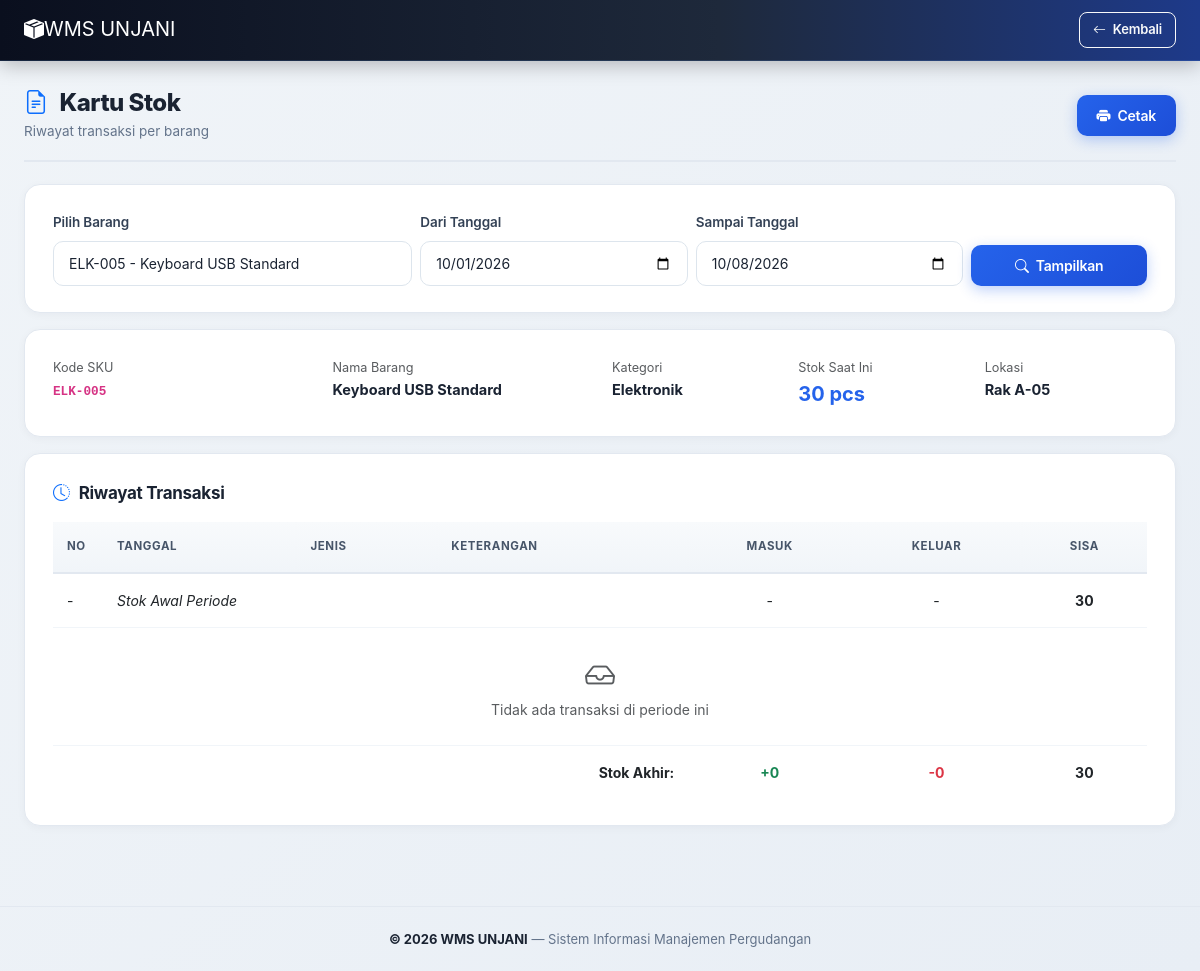
/kartu_stok.php?id=5, run on the app's committed database.
### tables this page shows
CREATE TABLE barang (
    id INT AUTO_INCREMENT PRIMARY KEY,
    kode_barang VARCHAR(20) UNIQUE NOT NULL,
    nama_barang VARCHAR(100) NOT NULL,
    kategori_id INT,
    satuan VARCHAR(20) DEFAULT 'pcs',
    stok INT DEFAULT 0,
    stok_minimal INT DEFAULT 5,
    lokasi_rak VARCHAR(20),
    harga DECIMAL(15,2) DEFAULT 0,
    FOREIGN KEY (kategori_id) REFERENCES kategori(id) ON DELETE SET NULL
);

CREATE TABLE kategori (
    id INT AUTO_INCREMENT PRIMARY KEY,
    nama_kategori VARCHAR(100) NOT NULL,
    kode_zona VARCHAR(5),
    keterangan TEXT
);

### kartu_stok.php (the view, shortened to what this page needs)
<?php
require_once 'config/koneksi.php';
$barang_id = (int)($_GET['id'] ?? 0);
$dari      = $_GET['dari'] ?? date('Y-m-01');
$sampai    = $_GET['sampai'] ?? date('Y-m-d');
$barang = null;
if ($barang_id > 0) {
    $barang = mysqli_fetch_assoc(mysqli_query($koneksi, "
        SELECT b.*, k.nama_kategori
        FROM barang b
        LEFT JOIN kategori k ON b.kategori_id = k.id
        WHERE b.id='$barang_id'
    "));
}
?>
<!DOCTYPE html>
<html lang="id">
<head>
    <link href="https://cdn.jsdelivr.net/npm/bootstrap@5.3.0/dist/css/bootstrap.min.css" rel="stylesheet">
    <link href="https://cdn.jsdelivr.net/npm/bootstrap-icons@1.11.0/font/bootstrap-icons.css" rel="stylesheet">
    <link rel="stylesheet" href="assets/css/style.css">
</head>
<body>
<nav class="navbar navbar-expand-lg navbar-dark sticky-top">
    <div class="container-fluid px-4">
        <a class="navbar-brand" href="index.php">
            <i class="bi bi-box-seam-fill"></i> WMS UNJANI
        </a>
        <a href="index.php?page=barang" class="btn btn-sm btn-outline-light">
            <i class="bi bi-arrow-left"></i> Kembali
        </a>
    </div>
</nav>
<div class="container-fluid main-content">
    <div class="page-header">
        <div>
            <h4><i class="bi bi-file-earmark-text text-primary"></i> Kartu Stok</h4>
            <small>Riwayat transaksi per barang</small>
        </div>
        <?php if ($barang): ?>
        <button onclick="window.print()" class="btn btn-primary">
            <i class="bi bi-printer-fill"></i> Cetak
        </button>
        <?php endif; ?>
    </div>
    <div class="panel mb-3 no-print">
        <form method="GET" action="kartu_stok.php" class="row g-2">
            <div class="col-md-4">
                <label class="form-label">Pilih Barang</label>
                <select name="id" class="form-select" required>
                    <?php
                    $q_b = mysqli_query($koneksi, "SELECT * FROM barang ORDER BY nama_barang");
                    while ($b = mysqli_fetch_assoc($q_b)):
                    ?>
                    <option value="<?= $b['id'] ?>" <?= $barang_id == $b['id'] ? 'selected' : '' ?>>
                        <?= $b['kode_barang'] ?> - <?= $b['nama_barang'] ?>
                    </option>
                    <?php endwhile; ?>
                </select>
            </div>
            <div class="col-md-3">
                <label class="form-label">Dari Tanggal</label>
                <input type="date" name="dari" class="form-control" value="<?= $dari ?>">
            </div>
            <div class="col-md-3">
                <label class="form-label">Sampai Tanggal</label>
                <input type="date" name="sampai" class="form-control" value="<?= $sampai ?>">
            </div>
            <div class="col-md-2 d-flex align-items-end">
                <button type="submit" class="btn btn-primary w-100">
                    <i class="bi bi-search"></i> Tampilkan
                </button>
            </div>
        </form>
    </div>
    <?php if ($barang): ?>
    <div class="panel mb-3">
        <div class="row">
            <div class="col-md-3">
                <small class="text-muted">Kode SKU</small>
                <div><strong><code><?= $barang['kode_barang'] ?></code></strong></div>
            </div>
            <div class="col-md-3">
                <small class="text-muted">Nama Barang</small>
                <div><strong><?= $barang['nama_barang'] ?></strong></div>
            </div>
            <div class="col-md-2">
                <small class="text-muted">Kategori</small>
                <div><strong><?= $barang['nama_kategori'] ?? '-' ?></strong></div>
            </div>
            <div class="col-md-2">
                <small class="text-muted">Stok Saat Ini</small>
                <div><strong style="font-size:20px;color:#2563eb;"><?= $barang['stok'] ?> <?= $barang['satuan'] ?></strong></div>
            </div>
            <div class="col-md-2">
                <small class="text-muted">Lokasi</small>
                <div><strong><?= $barang['lokasi_rak'] ?></strong></div>
            </div>
        </div>
    </div>
    <div class="panel">
        <div class="panel-title mb-3"><i class="bi bi-clock-history text-primary"></i> Riwayat Transaksi</div>
        <div class="table-responsive">
            <table class="table">
                <thead>
                    <tr>
                        <th style="width:50px;">No</th>
                        <th>Tanggal</th>
                        <th>Jenis</th>
                        <th>Keterangan</th>
                        <th class="text-center">Masuk</th>
                        <th class="text-center">Keluar</th>
                        <th class="text-center">Sisa</th>
                    </tr>
                </thead>
                <tbody>
                <?php
                $q = mysqli_query($koneksi, "
                    (SELECT bm.tanggal, 'Masuk' AS jenis,
                        CONCAT('Dari: ', IFNULL(s.nama_supplier, '-'), ' | PO: ', IFNULL(bm.no_po, '-')) AS ket,
                        bm.jumlah AS masuk, 0 AS keluar
                     FROM barang_masuk bm
                     LEFT JOIN supplier s ON bm.supplier_id = s.id
                     WHERE bm.barang_id = '$barang_id'
                       AND bm.tanggal BETWEEN '$dari' AND '$sampai')
                    UNION ALL
                    (SELECT bk.tanggal, 'Keluar' AS jenis,
                        CONCAT('Ke: ', IFNULL(bk.tujuan, '-'), ' | SJ: ', IFNULL(bk.no_surat_jalan, '-')) AS ket,
                        0 AS masuk, bk.jumlah AS keluar
                     FROM barang_keluar bk
                     WHERE bk.barang_id = '$barang_id'
                       AND bk.tanggal BETWEEN '$dari' AND '$sampai')
                    ORDER BY tanggal ASC
                ");
                $sum_in = mysqli_fetch_assoc(mysqli_query($koneksi,
                    "SELECT IFNULL(SUM(jumlah),0) t FROM barang_masuk WHERE barang_id='$barang_id'"))['t'];
                $sum_out = mysqli_fetch_assoc(mysqli_query($koneksi,
                    "SELECT IFNULL(SUM(jumlah),0) t FROM barang_keluar WHERE barang_id='$barang_id'"))['t'];
                $stok_awal = $barang['stok'] - $sum_in + $sum_out;
                $no = 1;
                $running = $stok_awal;
                ?>
                <tr style="background:#f8fafc;">
                    <td>-</td>
                    <td colspan="3"><em>Stok Awal Periode</em></td>
                    <td class="text-center">-</td>
                    <td class="text-center">-</td>
                    <td class="text-center"><strong><?= $stok_awal ?></strong></td>
                </tr>
                <?php
                if (mysqli_num_rows($q) == 0): ?>
                    <tr><td colspan="7" class="text-center text-muted py-4">
                        <i class="bi bi-inbox" style="font-size:30px;"></i>
                        <div>Tidak ada transaksi di periode ini</div>
                    </td></tr>
                <?php else: while ($r = mysqli_fetch_assoc($q)):
                    $running += $r['masuk'] - $r['keluar'];
                ?>
                <tr>
                    <td><?= $no++ ?></td>
                    <td><?= tglIndo($r['tanggal']) ?></td>
                    <td>
                        <?php if ($r['jenis'] == 'Masuk'): ?>
                            <span class="badge bg-success">Masuk</span>
                        <?php else: ?>
                            <span class="badge bg-danger">Keluar</span>
                        <?php endif; ?>
                    </td>
                    <td><?= $r['ket'] ?></td>
                    <td class="text-center"><?= $r['masuk'] > 0 ? '<strong class="text-success">+' . $r['masuk'] . '</strong>' : '-' ?></td>
                    <td class="text-center"><?= $r['keluar'] > 0 ? '<strong class="text-danger">-' . $r['keluar'] . '</strong>' : '-' ?></td>
                    <td class="text-center"><strong><?= $running ?></strong></td>
                </tr>
                <?php endwhile; endif; ?>
                <tr style="background:#f0f9ff;font-weight:bold;">
                    <td colspan="4" class="text-end">Stok Akhir:</td>
                    <td class="text-center text-success">+<?= $sum_in ?></td>
                    <td class="text-center text-danger">-<?= $sum_out ?></td>
                    <td class="text-center"><?= $barang['stok'] ?></td>
                </tr>
                </tbody>
            </table>
        </div>
    </div>
    <?php endif; ?>
</div>
<footer>
    <strong>&copy; <?= date('Y') ?> WMS UNJANI</strong> — Sistem Informasi Manajemen Pergudangan
</footer>
</body>
</html>

### assets/css/style.css (style rules this page uses)
* { -webkit-font-smoothing: antialiased; -moz-osx-font-smoothing: grayscale; box-sizing: border-box; }
body { background: linear-gradient(135deg, #f0f4f8 0%, #e8eef5 100%); font-family: 'Inter', 'Segoe UI', -apple-system, BlinkMacSystemFont, Tahoma, sans-serif; font-size: 14.5px; line-height: 1.55; color: #1a2332; min-height: 100vh; margin: 0; }
.main-content { max-width: 1500px; margin: 0 auto; padding: 28px 24px 40px; }
.navbar { background: linear-gradient(90deg, #0a0f1e 0%, #1e293b 60%, #1e3a8a 100%) !important; padding: 12px 0 !important; box-shadow: 0 4px 20px rgba(0,0,0,0.25); border-bottom: 1px solid rgba(96,165,250,0.15); }
.navbar-brand { color: #fff !important; padding: 0; display: flex; align-items: center; }
.panel { background: #fff; border-radius: 16px; padding: 26px 28px; border: 1px solid #e2e8f0; height: 100%; box-shadow: 0 2px 8px rgba(15,23,42,0.04); transition: box-shadow 0.25s; }
.panel-title { font-size: 17px; font-weight: 700; color: #1a2332; margin-bottom: 6px; display: flex; align-items: center; gap: 9px; letter-spacing: -0.3px; }
.page-header { display: flex; justify-content: space-between; align-items: center; margin-bottom: 22px; padding-bottom: 18px; border-bottom: 2px solid #e2e8f0; gap: 16px; flex-wrap: wrap; }
.page-header h4 { font-size: 24px; font-weight: 800; margin: 0; display: flex; align-items: center; gap: 12px; color: #1a2332; letter-spacing: -0.5px; }
.page-header small { color: #64748b; font-size: 13.5px; display: block; margin-top: 4px; }
.table { margin-bottom: 0; font-size: 14px; color: #1a2332; }
.table thead th { background: linear-gradient(180deg, #f8fafc, #f1f5f9); color: #475569; font-size: 11.5px; font-weight: 700; letter-spacing: 0.6px; text-transform: uppercase; padding: 16px 14px; border-bottom: 2px solid #e2e8f0; white-space: nowrap; }
.table tbody td { padding: 16px 14px; vertical-align: middle; font-size: 14px; border-bottom: 1px solid #f1f5f9; }
.table tbody tr { transition: all 0.15s; }
.table tbody tr:last-child td { border-bottom: none; }
.btn { font-size: 14px; font-weight: 600; border-radius: 10px; padding: 10px 20px; transition: all 0.2s ease; display: inline-flex; align-items: center; justify-content: center; gap: 7px; letter-spacing: -0.2px; }
.btn-sm { padding: 7px 13px; font-size: 13px; border-radius: 8px; }
.btn-primary { background: linear-gradient(135deg, #2563eb, #1d4ed8); border: none; box-shadow: 0 4px 14px rgba(37,99,235,0.3); }
.form-control, .form-select { border-radius: 10px; border: 1.5px solid #dde5ed; font-size: 14px; padding: 11px 15px; transition: all 0.2s; color: #1a2332; background: #fff; }
.form-control::placeholder { color: #94a3b8; }
.form-label { font-weight: 600; color: #334155; margin-bottom: 8px; font-size: 13.5px; letter-spacing: -0.1px; }
footer { font-size: 13px; color: #64748b; padding: 22px 0; margin-top: 40px; border-top: 1px solid #e2e8f0; text-align: center; }
footer strong { color: #1a2332; }

### data on the page
barang: kode_barang "ELK-005", nama_barang "Keyboard USB Standard", kategori.nama_kategori "Elektronik", stok "30", satuan "pcs", lokasi_rak "Rak A-05"

### other printed values
$sum_in "0"
$sum_out "0"
form field id "ELK-005 - Keyboard USB Standard"
